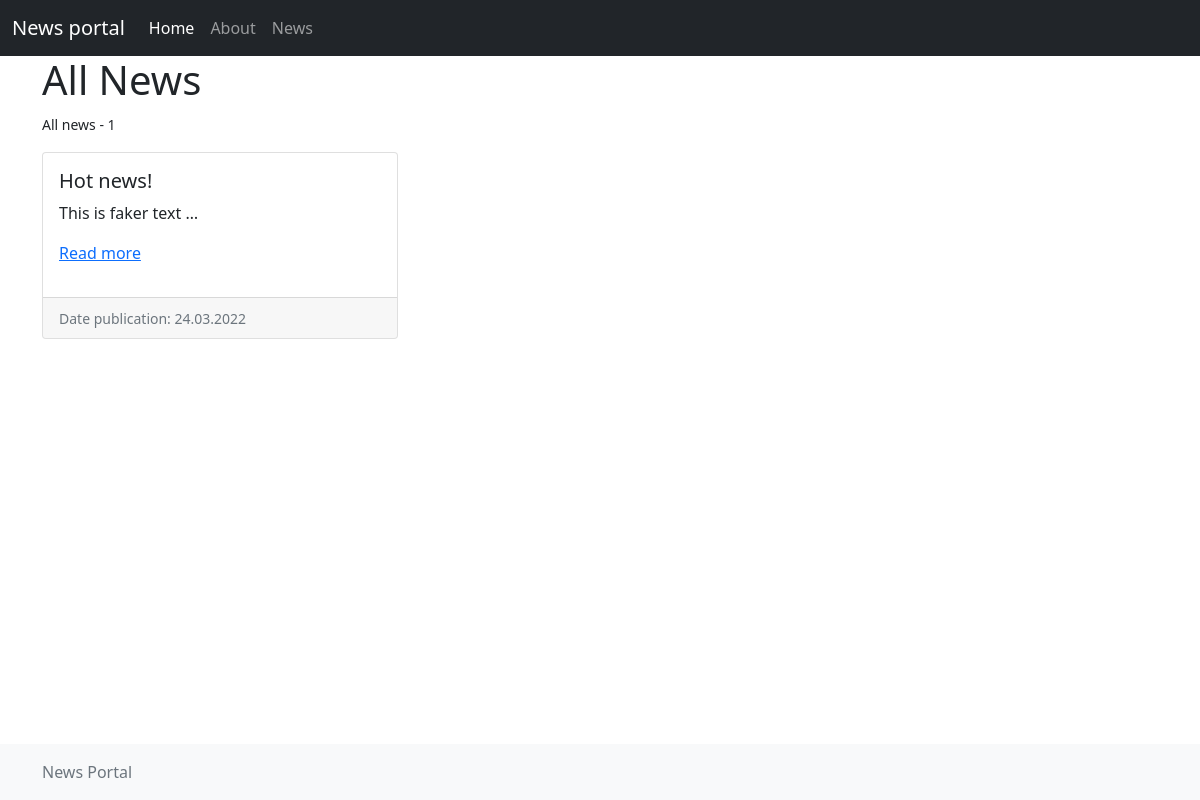
The page /news/ on the database as committed earlier.
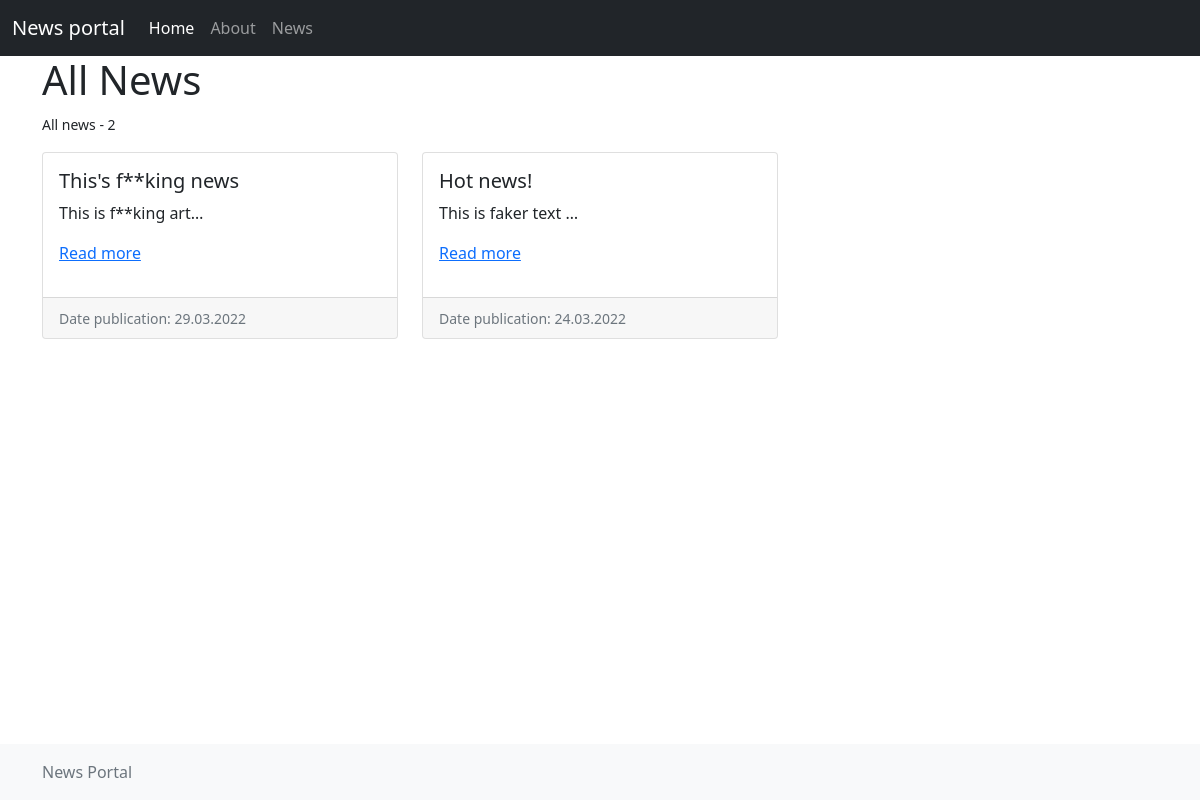
The same page on the database as committed later.
### news/models.py (models this page shows, shortened)
class Post(models.Model):
    author = models.ForeignKey(Author, on_delete=models.CASCADE)
    dateCreation = models.DateTimeField(auto_now_add=True)
    postCategory = models.ManyToManyField(Category, through='PostCategory')
    title = models.CharField(max_length=128)
    text = models.TextField()
    rating = models.SmallIntegerField(default=0)
    NEWS = 'NW'
    ARTICLE = 'AR'
    CATEGORY_CHOICES = (
        (NEWS, 'Новость'),
        (ARTICLE, 'Статья'),
    )
    categoryType = models.CharField(max_length=2, choices=CATEGORY_CHOICES, default=ARTICLE)

### news/views.py (the view)
# urls.py: path('', PostsList.as_view()),
class PostsList(ListView):
    model = Post
    ordering = '-dateCreation'
    queryset = Post.objects.filter(categoryType='NW')
    template_name = 'postList.html'
    context_object_name = 'postList'

### news/templatetags/custom_filters.py (called while the page is built)
@register.filter()
def censor(value):
    return value.replace('fuck', 'f**k').replace('Fuck', 'f**k')

### templates/postList.html (shortened to what this page needs)
{% extends 'flatpages/default.html' %}
{% load custom_filters %}
{% block content %}
    <h1>All News</h1>
    <p><small>All news - {{ postList|length }}</small></p>
    {% if postList %}
        <div class="row row-cols-1 row-cols-md-3 g-4">
            {% for post in postList %}
            <div class="col">
                <div class="card">
                    <div class="card-body">
                        <h5 class="card-title">{{ post.title|censor }}</h5>
                        <p class="card-text">{{ post.text|censor|truncatechars:20 }}</p>
                        <p><a href="/news/{{ post.id }}">Read more</a></p>
                    </div>
                    <div class="card-footer">
                        <small class="text-muted">Date publication: {{ post.dateCreation|date:'d.m.Y' }}</small>
                    </div>
                </div>
            </div>
            {% endfor %}
        </div>
    {% else %}
        <p><strong>Not news =(</strong></p>
    {% endif %}
{% endblock content %}

### templates/flatpages/default.html (shortened to what this page needs)
<!doctype html>
<html lang="en" class="h-100">
  <head>
    {% load static %}
    <link href="{% static 'bootstrap.min.css' %}" rel="stylesheet">
  </head>
  <body class="d-flex flex-column h-100">
<header>
  <nav class="navbar navbar-expand-md navbar-dark bg-dark">
    <div class="container-fluid">
      <a class="navbar-brand" href="#">News portal</a>
      <div class="collapse navbar-collapse" id="navbarCollapse">
        <ul class="navbar-nav me-auto mb-2 mb-md-0">
          <li class="nav-item">
            <a class="nav-link active" aria-current="page" href="/">Home</a>
          </li>
          <li class="nav-item">
            <a class="nav-link" href="/about/">About</a>
          </li>
          <li class="nav-item">
            <a class="nav-link" href="/news/">News</a>
          </li>
        </ul>
      </div>
    </div>
  </nav>
</header>
<main class="flex-shrink-0">
  <div class="container">
    {% block content %}
    {% endblock content %}
  </div>
</main>
<footer class="footer mt-auto py-3 bg-light">
  <div class="container">
    <span class="text-muted">News Portal</span>
  </div>
</footer>
  </body>
</html>

Rows that differ between the two databases and show on the page:
added Post: title|censor "This's f**king news", text|censor "This is f**king art…", dateCreation "29.03.2022"
Other text that changed with them:
{{ postList|length }}: "1" → "2"
